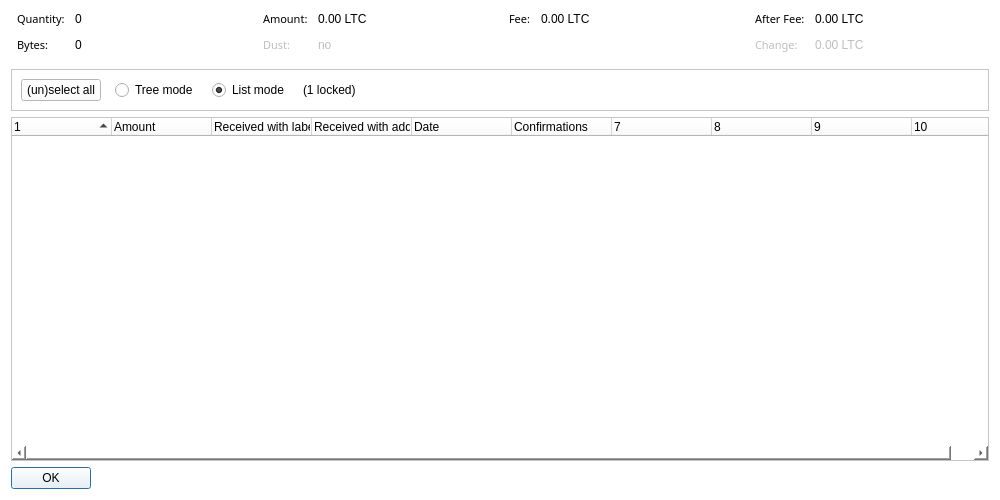
<?xml version="1.0" encoding="UTF-8"?>
<ui version="4.0">
 <class>CoinControlDialog</class>
 <widget class="QDialog" name="CoinControlDialog">
  <property name="geometry">
   <rect>
    <x>0</x>
    <y>0</y>
    <width>1000</width>
    <height>500</height>
   </rect>
  </property>
  <property name="windowTitle">
   <string>Coin Selection</string>
  </property>
  <property name="styleSheet">
   <string notr="true">font: 8pt &quot;UD Digi Kyokasho NP-R&quot;;
background-color: rgb(255, 255, 255)
</string>
  </property>
  <layout class="QVBoxLayout" name="verticalLayout">
   <item>
    <layout class="QHBoxLayout" name="horizontalLayoutTop" stretch="0,0,0,0">
     <property name="topMargin">
      <number>0</number>
     </property>
     <property name="bottomMargin">
      <number>10</number>
     </property>
     <item>
      <layout class="QFormLayout" name="formLayoutCoinControl1">
       <property name="horizontalSpacing">
        <number>10</number>
       </property>
       <property name="verticalSpacing">
        <number>10</number>
       </property>
       <property name="leftMargin">
        <number>6</number>
       </property>
       <property name="rightMargin">
        <number>6</number>
       </property>
       <item row="0" column="0">
        <widget class="QLabel" name="labelCoinControlQuantityText">
         <property name="font">
          <font>
           <family>UD Digi Kyokasho NP-R</family>
           <pointsize>8</pointsize>
           <weight>50</weight>
           <italic>false</italic>
           <bold>false</bold>
          </font>
         </property>
         <property name="text">
          <string>Quantity:</string>
         </property>
        </widget>
       </item>
       <item row="0" column="1">
        <widget class="QLabel" name="labelCoinControlQuantity">
         <property name="cursor">
          <cursorShape>IBeamCursor</cursorShape>
         </property>
         <property name="contextMenuPolicy">
          <enum>Qt::ActionsContextMenu</enum>
         </property>
         <property name="text">
          <string notr="true">0</string>
         </property>
         <property name="textInteractionFlags">
          <set>Qt::LinksAccessibleByMouse|Qt::TextSelectableByKeyboard|Qt::TextSelectableByMouse</set>
         </property>
        </widget>
       </item>
       <item row="1" column="0">
        <widget class="QLabel" name="labelCoinControlBytesText">
         <property name="font">
          <font>
           <family>UD Digi Kyokasho NP-R</family>
           <pointsize>8</pointsize>
           <weight>50</weight>
           <italic>false</italic>
           <bold>false</bold>
          </font>
         </property>
         <property name="text">
          <string>Bytes:</string>
         </property>
        </widget>
       </item>
       <item row="1" column="1">
        <widget class="QLabel" name="labelCoinControlBytes">
         <property name="cursor">
          <cursorShape>IBeamCursor</cursorShape>
         </property>
         <property name="contextMenuPolicy">
          <enum>Qt::ActionsContextMenu</enum>
         </property>
         <property name="text">
          <string notr="true">0</string>
         </property>
         <property name="textInteractionFlags">
          <set>Qt::LinksAccessibleByMouse|Qt::TextSelectableByKeyboard|Qt::TextSelectableByMouse</set>
         </property>
        </widget>
       </item>
      </layout>
     </item>
     <item>
      <layout class="QFormLayout" name="formLayoutCoinControl2">
       <property name="horizontalSpacing">
        <number>10</number>
       </property>
       <property name="verticalSpacing">
        <number>10</number>
       </property>
       <property name="leftMargin">
        <number>6</number>
       </property>
       <property name="rightMargin">
        <number>6</number>
       </property>
       <item row="0" column="0">
        <widget class="QLabel" name="labelCoinControlAmountText">
         <property name="font">
          <font>
           <family>UD Digi Kyokasho NP-R</family>
           <pointsize>8</pointsize>
           <weight>50</weight>
           <italic>false</italic>
           <bold>false</bold>
          </font>
         </property>
         <property name="text">
          <string>Amount:</string>
         </property>
        </widget>
       </item>
       <item row="0" column="1">
        <widget class="QLabel" name="labelCoinControlAmount">
         <property name="cursor">
          <cursorShape>IBeamCursor</cursorShape>
         </property>
         <property name="contextMenuPolicy">
          <enum>Qt::ActionsContextMenu</enum>
         </property>
         <property name="text">
          <string notr="true">0.00 LTC</string>
         </property>
         <property name="textInteractionFlags">
          <set>Qt::LinksAccessibleByMouse|Qt::TextSelectableByKeyboard|Qt::TextSelectableByMouse</set>
         </property>
        </widget>
       </item>
       <item row="1" column="0">
        <widget class="QLabel" name="labelCoinControlLowOutputText">
         <property name="enabled">
          <bool>false</bool>
         </property>
         <property name="font">
          <font>
           <family>UD Digi Kyokasho NP-R</family>
           <pointsize>8</pointsize>
           <weight>50</weight>
           <italic>false</italic>
           <bold>false</bold>
          </font>
         </property>
         <property name="text">
          <string>Dust:</string>
         </property>
        </widget>
       </item>
       <item row="1" column="1">
        <widget class="QLabel" name="labelCoinControlLowOutput">
         <property name="enabled">
          <bool>false</bool>
         </property>
         <property name="cursor">
          <cursorShape>IBeamCursor</cursorShape>
         </property>
         <property name="contextMenuPolicy">
          <enum>Qt::ActionsContextMenu</enum>
         </property>
         <property name="text">
          <string notr="true">no</string>
         </property>
         <property name="textInteractionFlags">
          <set>Qt::LinksAccessibleByMouse|Qt::TextSelectableByKeyboard|Qt::TextSelectableByMouse</set>
         </property>
        </widget>
       </item>
      </layout>
     </item>
     <item>
      <layout class="QFormLayout" name="formLayoutCoinControl3">
       <property name="horizontalSpacing">
        <number>10</number>
       </property>
       <property name="verticalSpacing">
        <number>10</number>
       </property>
       <property name="leftMargin">
        <number>6</number>
       </property>
       <property name="rightMargin">
        <number>6</number>
       </property>
       <item row="0" column="0">
        <widget class="QLabel" name="labelCoinControlFeeText">
         <property name="font">
          <font>
           <family>UD Digi Kyokasho NP-R</family>
           <pointsize>8</pointsize>
           <weight>50</weight>
           <italic>false</italic>
           <bold>false</bold>
          </font>
         </property>
         <property name="text">
          <string>Fee:</string>
         </property>
        </widget>
       </item>
       <item row="0" column="1">
        <widget class="QLabel" name="labelCoinControlFee">
         <property name="cursor">
          <cursorShape>IBeamCursor</cursorShape>
         </property>
         <property name="contextMenuPolicy">
          <enum>Qt::ActionsContextMenu</enum>
         </property>
         <property name="text">
          <string notr="true">0.00 LTC</string>
         </property>
         <property name="textInteractionFlags">
          <set>Qt::LinksAccessibleByMouse|Qt::TextSelectableByKeyboard|Qt::TextSelectableByMouse</set>
         </property>
        </widget>
       </item>
      </layout>
     </item>
     <item>
      <layout class="QFormLayout" name="formLayoutCoinControl4">
       <property name="horizontalSpacing">
        <number>10</number>
       </property>
       <property name="verticalSpacing">
        <number>10</number>
       </property>
       <property name="leftMargin">
        <number>6</number>
       </property>
       <property name="rightMargin">
        <number>6</number>
       </property>
       <item row="0" column="0">
        <widget class="QLabel" name="labelCoinControlAfterFeeText">
         <property name="font">
          <font>
           <family>UD Digi Kyokasho NP-R</family>
           <pointsize>8</pointsize>
           <weight>50</weight>
           <italic>false</italic>
           <bold>false</bold>
          </font>
         </property>
         <property name="text">
          <string>After Fee:</string>
         </property>
        </widget>
       </item>
       <item row="0" column="1">
        <widget class="QLabel" name="labelCoinControlAfterFee">
         <property name="cursor">
          <cursorShape>IBeamCursor</cursorShape>
         </property>
         <property name="contextMenuPolicy">
          <enum>Qt::ActionsContextMenu</enum>
         </property>
         <property name="text">
          <string notr="true">0.00 LTC</string>
         </property>
         <property name="textInteractionFlags">
          <set>Qt::LinksAccessibleByMouse|Qt::TextSelectableByKeyboard|Qt::TextSelectableByMouse</set>
         </property>
        </widget>
       </item>
       <item row="1" column="0">
        <widget class="QLabel" name="labelCoinControlChangeText">
         <property name="enabled">
          <bool>false</bool>
         </property>
         <property name="font">
          <font>
           <family>UD Digi Kyokasho NP-R</family>
           <pointsize>8</pointsize>
           <weight>50</weight>
           <italic>false</italic>
           <bold>false</bold>
          </font>
         </property>
         <property name="text">
          <string>Change:</string>
         </property>
        </widget>
       </item>
       <item row="1" column="1">
        <widget class="QLabel" name="labelCoinControlChange">
         <property name="enabled">
          <bool>false</bool>
         </property>
         <property name="cursor">
          <cursorShape>IBeamCursor</cursorShape>
         </property>
         <property name="contextMenuPolicy">
          <enum>Qt::ActionsContextMenu</enum>
         </property>
         <property name="text">
          <string notr="true">0.00 LTC</string>
         </property>
         <property name="textInteractionFlags">
          <set>Qt::LinksAccessibleByMouse|Qt::TextSelectableByKeyboard|Qt::TextSelectableByMouse</set>
         </property>
        </widget>
       </item>
      </layout>
     </item>
    </layout>
   </item>
   <item>
    <widget class="QFrame" name="frame">
     <property name="minimumSize">
      <size>
       <width>0</width>
       <height>40</height>
      </size>
     </property>
     <property name="frameShape">
      <enum>QFrame::StyledPanel</enum>
     </property>
     <property name="frameShadow">
      <enum>QFrame::Sunken</enum>
     </property>
     <layout class="QHBoxLayout" name="horizontalLayout">
      <item>
       <layout class="QHBoxLayout" name="horizontalLayoutPanel" stretch="0,0,0,0,0">
        <property name="spacing">
         <number>14</number>
        </property>
        <item>
         <widget class="QPushButton" name="pushButtonSelectAll">
          <property name="sizePolicy">
           <sizepolicy hsizetype="Maximum" vsizetype="Fixed">
            <horstretch>0</horstretch>
            <verstretch>0</verstretch>
           </sizepolicy>
          </property>
          <property name="text">
           <string>(un)select all</string>
          </property>
          <property name="autoDefault">
           <bool>false</bool>
          </property>
         </widget>
        </item>
        <item>
         <widget class="QRadioButton" name="radioTreeMode">
          <property name="sizePolicy">
           <sizepolicy hsizetype="Maximum" vsizetype="Fixed">
            <horstretch>0</horstretch>
            <verstretch>0</verstretch>
           </sizepolicy>
          </property>
          <property name="text">
           <string>Tree mode</string>
          </property>
         </widget>
        </item>
        <item>
         <widget class="QRadioButton" name="radioListMode">
          <property name="sizePolicy">
           <sizepolicy hsizetype="Maximum" vsizetype="Fixed">
            <horstretch>0</horstretch>
            <verstretch>0</verstretch>
           </sizepolicy>
          </property>
          <property name="text">
           <string>List mode</string>
          </property>
          <property name="checked">
           <bool>true</bool>
          </property>
         </widget>
        </item>
        <item>
         <widget class="QLabel" name="labelLocked">
          <property name="text">
           <string notr="true">(1 locked)</string>
          </property>
         </widget>
        </item>
        <item>
         <spacer name="horizontalSpacer">
          <property name="orientation">
           <enum>Qt::Horizontal</enum>
          </property>
          <property name="sizeHint" stdset="0">
           <size>
            <width>40</width>
            <height>20</height>
           </size>
          </property>
         </spacer>
        </item>
       </layout>
      </item>
     </layout>
    </widget>
   </item>
   <item>
    <widget class="CoinControlTreeWidget" name="treeWidget">
     <property name="contextMenuPolicy">
      <enum>Qt::CustomContextMenu</enum>
     </property>
     <property name="sortingEnabled">
      <bool>false</bool>
     </property>
     <property name="columnCount">
      <number>10</number>
     </property>
     <attribute name="headerShowSortIndicator" stdset="0">
      <bool>true</bool>
     </attribute>
     <attribute name="headerStretchLastSection">
      <bool>false</bool>
     </attribute>
     <column>
      <property name="text">
       <string/>
      </property>
     </column>
     <column>
      <property name="text">
       <string>Amount</string>
      </property>
     </column>
     <column>
      <property name="text">
       <string>Received with label</string>
      </property>
     </column>
     <column>
      <property name="text">
       <string>Received with address</string>
      </property>
     </column>
     <column>
      <property name="text">
       <string>Date</string>
      </property>
     </column>
     <column>
      <property name="text">
       <string>Confirmations</string>
      </property>
      <property name="toolTip">
       <string>Confirmed</string>
      </property>
     </column>
     <column>
      <property name="text">
       <string/>
      </property>
     </column>
     <column>
      <property name="text">
       <string/>
      </property>
     </column>
     <column>
      <property name="text">
       <string/>
      </property>
     </column>
     <column>
      <property name="text">
       <string/>
      </property>
     </column>
    </widget>
   </item>
   <item>
    <widget class="QDialogButtonBox" name="buttonBox">
     <property name="sizePolicy">
      <sizepolicy hsizetype="Maximum" vsizetype="Fixed">
       <horstretch>0</horstretch>
       <verstretch>0</verstretch>
      </sizepolicy>
     </property>
     <property name="orientation">
      <enum>Qt::Horizontal</enum>
     </property>
     <property name="standardButtons">
      <set>QDialogButtonBox::Ok</set>
     </property>
    </widget>
   </item>
  </layout>
 </widget>
 <customwidgets>
  <customwidget>
   <class>CoinControlTreeWidget</class>
   <extends>QTreeWidget</extends>
   <header>qt/coincontroltreewidget.h</header>
  </customwidget>
 </customwidgets>
 <resources/>
 <connections/>
</ui>
